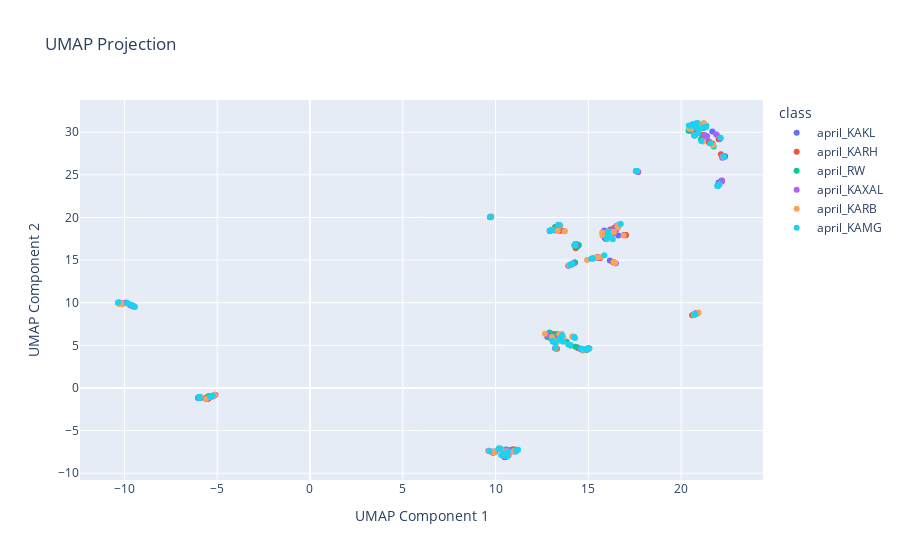

Notebook code cell kept with this figure:
### Code cell
print("plot pos classes")
engine = MachineLearningEngine()  
engine.add_analyses_from_csv(path)

engine.add_month_classes(df, 'april')  

umap_model = MakeModelUMAP(n_neighbors=15, min_dist=0.1, n_components=2, random_state=42)
engine.add_settings(umap_model)
engine.run_workflow()
engine.plot_umap()
